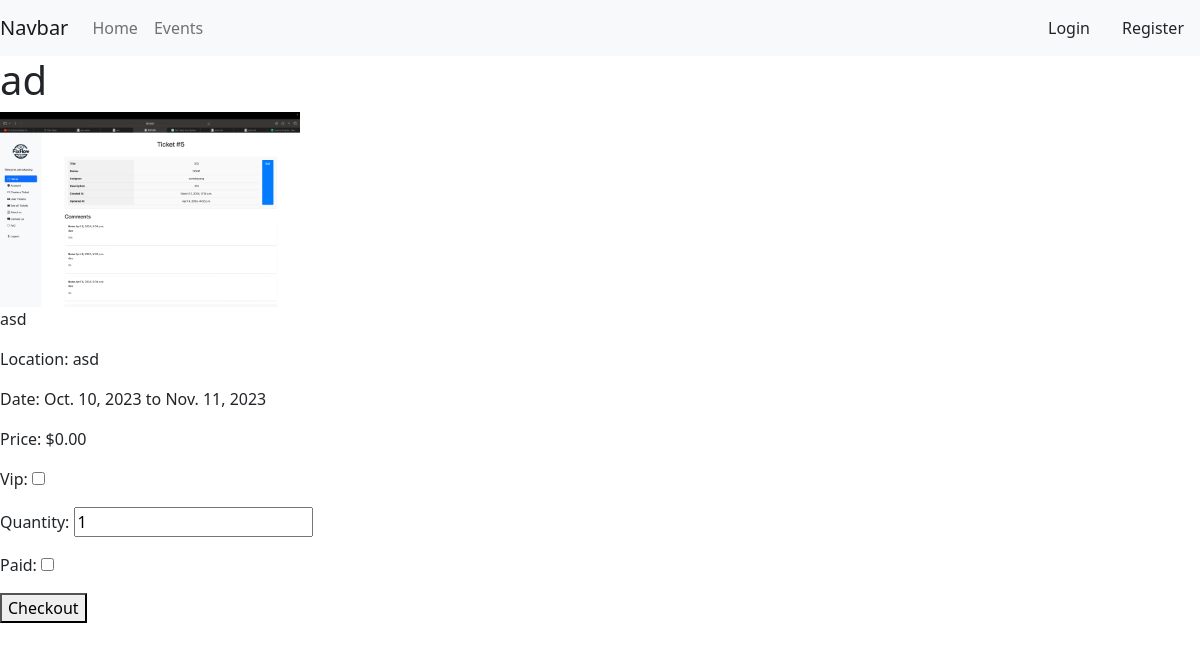
Page /events/1/ on the earlier database version.
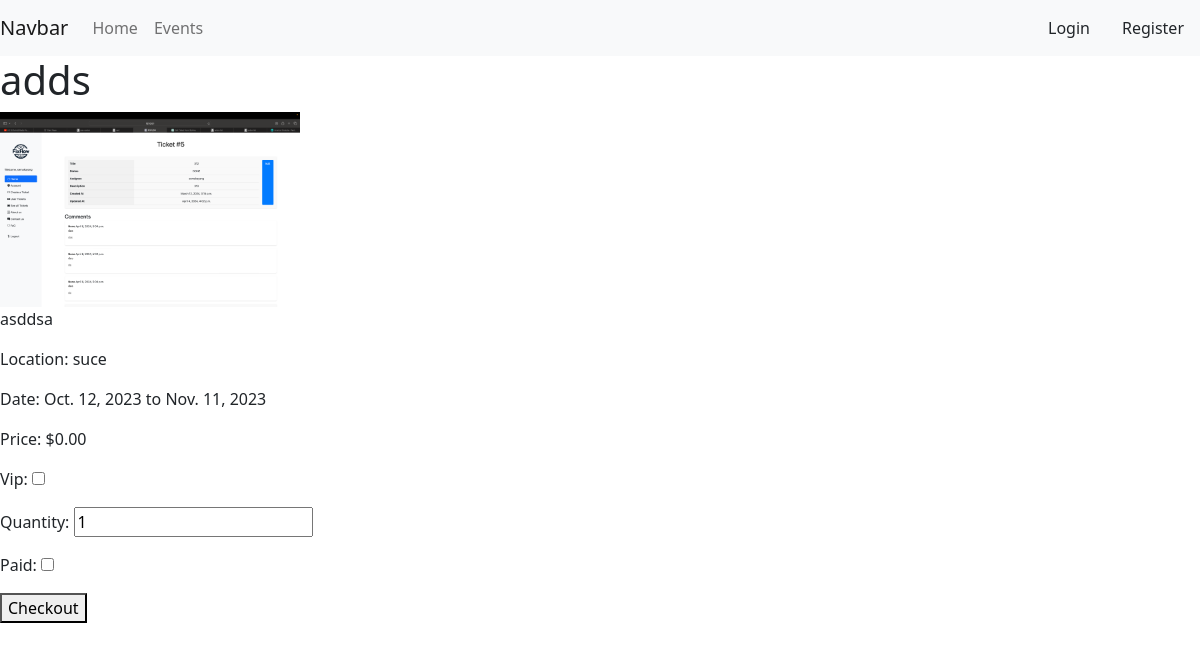
Same page on the later database version.
### GoTicketsApp/models.py (models this page shows)
class Event(models.Model):
    title = models.CharField(max_length=80)
    organizer = models.ForeignKey(User, null=True, blank = True, on_delete=models.CASCADE, related_name= 'organizer' )
    description = models.TextField()
    location = models.CharField(max_length=30)
    start_date = models.DateField()
    end_date = models.DateField()
    image = models.ImageField(upload_to='images/')
    price = models.DecimalField(max_digits=6, decimal_places=2)

### GoTicketsApp/views.py (the view)
# urls.py: path('events/<int:id>/', views.events_by_id, name="events_by_id"),
def events_by_id(request, id):
    event = get_object_or_404(Event, pk=id)
    if request.method == "POST":
        form = PurchaseForm(request.POST, request.FILES)
        if form.is_valid():
            purchase = form.save(commit=False)
            purchase.user = request.user
            purchase.event = event
            purchase.save()
            return redirect('order_confirmation')
    else:
        form = PurchaseForm()
    context = {
        'event': event,
        'form': form,
    }
    return render(request, 'GoTickets/events_by_id.html', context)

### GoTicketsApp/forms.py
class PurchaseForm(forms.ModelForm):
    class Meta:
        model = Purchase
        fields = ['vip', 'quantity', 'paid']

### GoTicketsApp/templates/GoTickets/events_by_id.html (shortened to what this page needs)
{% extends 'GoTickets/base/base.html' %}
{% block content %}
<div class="event-detail">
  <h1>{{ event.title }}</h1>
  <img src="{{ event.image.url }}" alt="{{ event.title }}" style="width:100%;max-width:300px;">
  <p>{{ event.description }}</p>
  <p>Location: {{ event.location }}</p>
  <p>Date: {{ event.start_date }} to {{ event.end_date }}</p>
  <p>Price: ${{ event.price }}</p>
</div>
<form method="post">
    {{ form.as_p }}
    <button type="submit">Checkout</button>
</form>
{% endblock %}

### GoTicketsApp/templates/GoTickets/base/base.html (shortened to what this page needs)
{% load static %}
<!DOCTYPE html>
<html lang="en">
    <head>
        <link href="https://cdn.jsdelivr.net/npm/bootstrap@5.1.3/dist/css/bootstrap.min.css" rel="stylesheet">
        <link href="https://cdn.jsdelivr.net/npm/bootstrap-icons/font/bootstrap-icons.css" rel="stylesheet">
        <link rel="stylesheet" href="{% static 'css/style.css' %}">
    </head>
    <body>
        <nav class="navbar navbar-expand-lg navbar-light bg-light">
            <a class="navbar-brand" href="#}">Navbar</a>
            <div class="collapse navbar-collapse" id="navbarNavDropdown">
                <ul class="navbar-nav">
                    <li class="nav-item active">
                        <a class="nav-link" href="{% url 'index' %}">Home </a>
                    </li>
                    <li class="nav-item">
                        <a class="nav-link" href="{% url 'events'%}">Events</a>
                    </li>
            </div>
            {% if user.is_authenticated %}
            <span>Welcome, {{ user.username }}</span> <br>
            <a href="{% url 'logout' %}" class="nav-link link-dark">
                Logout
            </a>
        {% else %}
            <a href="{% url 'login' %}" class="nav-link link-dark">Login</a>
            <a href="{% url 'register' %}" class="nav-link link-dark">Register</a>
        {% endif %}
        </nav>
        {% block content %}
        {% endblock %}
    </body>
</html>

Differences in the rows shown:
changed Event: title "ad" → "adds"; description "asd" → "asddsa"; location "asd" → "suce"; start_date "Oct. 10, 2023" → "Oct. 12, 2023"
